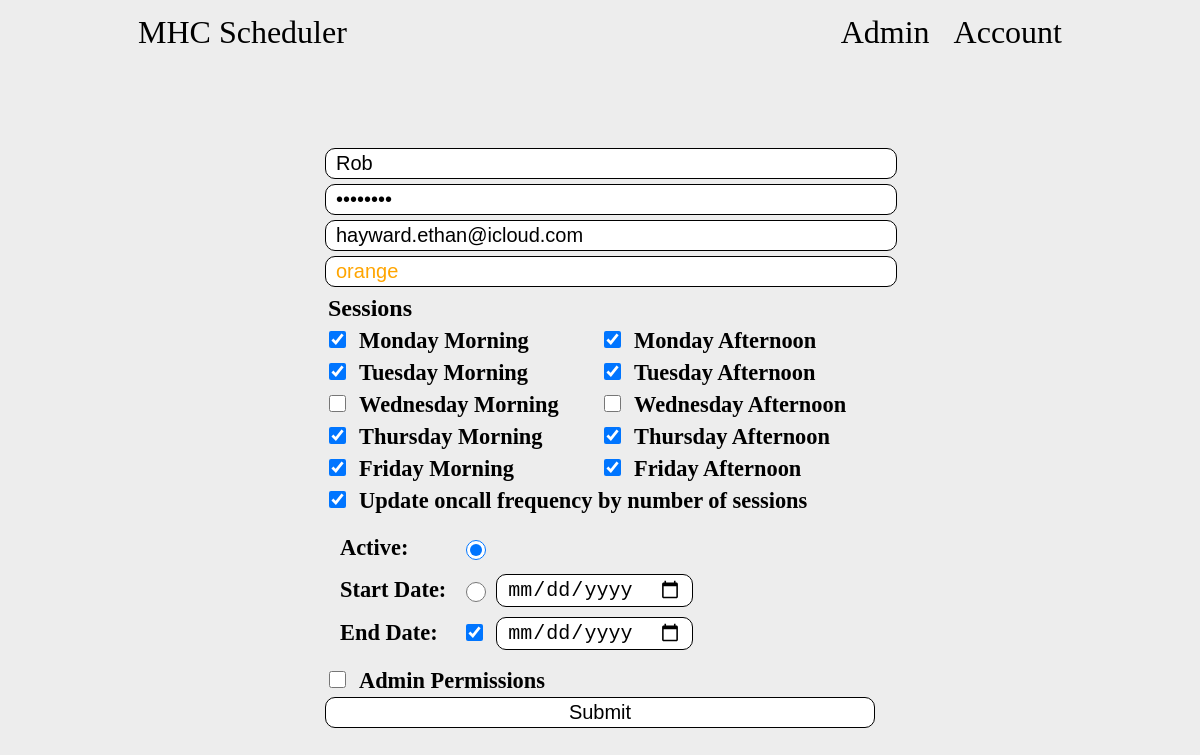
Screenshot of /editUser?id=3 with the database file from the repository.
### tables this page shows
CREATE TABLE people (id INTEGER NOT NULL, name varchar(255) NOT NULL, admin bool NOT NULL, diff int NOT NULL, password varchar(255), email varchar(255), sessions bit(10), weight INTEGER, end_diff int, color varchar(255), active BOOL, activate_date varchar(255), finish_date varchar(255), PRIMARY KEY (id));

### app.py (the view)
@app.route("/editUser", methods=['GET', 'POST'])
def editUser():
    con = sqlite3.connect("main.db")
    con.row_factory = sqlite3.Row
    cur = con.cursor()
    userData = request.form.to_dict()
    sessionData = request.form.get("sessions")
    if request.method == "POST":
        if not request.form.get("name") or not request.form.get("password") or not request.form.get("email") or not request.form.get("color"):
            attackDetails = "Thie could be someone trying to alter the client code to complete the update user form without filling all fields"
            personId = session['user_id']
            cur.execute("INSERT INTO suspicious (person_id, timestamp, type, details) VALUES (?, datetime(), 2, ?)", (personId, attackDetails))
            con.commit()
            cur.close()
            return render_template('editUser.html', user=userData, sessionData=sessionData, warn="Not all fields were filled")
        if not request.form.get("updateWeight") and not request.form.get("weight"):
            return render_template('editUser.html', user=userData, sessionData=sessionData, warn="Not all fields were filled")
        if not request.form.get("start"):
            return render_template('edituser.html', isNew="yes", user=userData, sessionData=sessionData, warn="Please select a start date")
        if not request.form.get("sessions"):
            return render_template('edituser.html', isNew="yes", user=userData, sessionData=sessionData, warn="Please select sessions")
        if not request.form.get("new") and request.form.get("id"):
            userId = request.form.get("id")
        elif not request.form.get("new") and not request.form.get("id"):
            cur.execute("SELECT * FROM people WHERE id = ?;", (person_id,))
            row = cur.fetchone()
            userData = dict(row)
            attackDetails = "Thie could be someone trying to alter the client code to complete the update user form without filling all fields"
            personId = session['user_id']
            cur.execute("INSERT INTO suspicious (person_id, timestamp, type, details) VALUES (?, datetime(), 2, ?)", (personId, attackDetails))
            con.commit()
            cur.close()
            return render_template('editUser.html', user=userData, sessionData=sessionData, warn="Not all fields were filled")
        name = request.form.get("name")
        password = request.form.get("password")
        email = request.form.get("email")
        sessions = request.form.getlist("sessions")
        color = request.form.get("color")
        start = request.form.get("start")
        weightAdd = 0
        admin = 0
        sessionsNumber = 0
        if not request.form.get("updateWeight"):
            weight = int(request.form.get("weight"))
        if request.form.get("updateWeight"):
            weight = 0
            weightAdd = 1
        if request.form.get("admin"):
            admin = 1
        if request.form.get("endDateCheck"):
            endDate = request.form.get("endDate")
        else:
            endDate = None
        if start == "date":
            active = 0
            startDate = request.form.get("startDate")
        else:
            active = 1
            startDate = None
        for i in range(len(sessions)):
            sessionsNumber += int(sessions[i])
            weight += weightAdd
        if request.form.get("new"): # Create new user
            con.row_factory = lambda cursor, row: row[0]
            listCur = con.cursor()
            listCur.execute("SELECT diff FROM people ORDER BY diff DESC LIMIT 1")
            highestDiff = listCur.fetchall()[0]
            listCur.execute("SELECT end_diff FROM people ORDER BY end_diff DESC LIMIT 1")
            highestEndDiff = listCur.fetchall()[0]
            cur.execute("INSERT INTO people (name, password, email, sessions, weight, admin, diff, end_diff, color, finish_date, active, activate_date, diff, end_diff) VALUES (?,?,?,?,?,?,0,0,?,?,?,?,?,?)", (name, password, email, sessionsNumber, weight, admin, color, endDate or None, active, startDate or None, highestDiff, highestEndDiff))
        else: # Edit user
            cur.execute("UPDATE people SET name = ?, password = ?, email = ?, sessions = ?, weight = ?, admin = ?, color = ?, finish_date = ?, active = ?, activate_date = ? WHERE id = ?", (name, password, email, sessionsNumber, weight, admin, color, endDate, active, startDate, userId))
        con.commit()
        con.close()
        return redirect("./account?users=1")
    else:
        person_id = request.args.get("id")
        if person_id: # Check if fields are filled
            person_id = int(person_id)
            userData = 0
            sessionData = 0
            if person_id != 0:
                cur.execute("SELECT * FROM people WHERE id = ?;", (person_id,))
                row = cur.fetchone()
                userData = dict(row)
                con.close()
                sessionsNumber = userData['sessions']
                sessionData = {}
                daysValues = {"fa": 512, "fm": 256, "tha": 128, "thm": 64, "wa": 32, "wm": 16, "ta": 8, "tm": 4, "ma": 2, "mm": 1}
                if sessionsNumber:
                    for key in daysValues.keys():
                        if sessionsNumber >= daysValues[key]:
                            sessionsNumber -= daysValues[key]
                            sessionData[key] = "Checked"
                        else:
                            sessionData[key] = ""
            return render_template('editUser.html', user=userData, sessionData=sessionData)
        else:
            return redirect("./account")

### app.py (called while the page is built)
@app.after_request
def add_header(response):
    response.headers["Cache-Control"] = "no-store, no-cache, must-revalidate, post-check=0, pre-check=0, max-age=0"
    response.headers["Pragma"] = "no-cache"
    response.headers["Expires"] = "0"
    return response

### templates/editUser.html (shortened to what this page needs)
{% extends "base.html" %}
{% block body %}
<nav>
    <a href="./">MHC Scheduler</a>
    <div>
        <a href="./account">Admin</a>
        <a href="./signin">Account</a>
    </div>
</nav>
<main class="editUser">
    {% if user == 0 %}
    <form action="./editUser?id=0" method="post" class="editUser">
        <p style="color:red; text-align: center; font-size: 1.5rem;">{{ warn }}</p>
        <input type="hidden" name="new" value="1">
        <input required autocomplete="off" type="text" name="name" placeholder="Name">
        <input required autocomplete="off" type="password" name="password" placeholder="Password"id="password">
        <input required autocomplete="off" type="email" name="email" placeholder="Email">
        <input required autocomplete="off" type="text" name="color" placeholder="HTML Color" id="colorInput">
        <h3>Sessions</h3>
        <div class="sessions">
            <div>
                <input type="checkbox" name="sessions" value="1" id="mm"><label for="mm">Monday Morning</label><br>
                <input type="checkbox" name="sessions" value="4" id="tm"><label for="tm">Tuesday Morning</label><br>
                <input type="checkbox" name="sessions" value="16" id="wm"><label for="wm">Wednesday Morning</label><br>
                <input type="checkbox" name="sessions" value="64" id="thm"><label for="thm">Thursday Morning</label><br>
                <input type="checkbox" name="sessions" value="256" id="fm"><label for="fm">Friday Morning</label><br>
            </div>
            <div>
                <input type="checkbox" name="sessions" value="2" id="ma"><label for="ma">Monday Afternoon</label><br>
                <input type="checkbox" name="sessions" value="8" id="ta"><label for="ta">Tuesday Afternoon</label><br>
                <input type="checkbox" name="sessions" value="32" id="wa"><label for="wa">Wednesday Afternoon</label><br>
                <input type="checkbox" name="sessions" value="128" id="tha"><label for="tha">Thursday Afternoon</label><br>
                <input type="checkbox" name="sessions" value="512" id="fa"><label for="fa">Friday Afternoon</label>
            </div>
        </div>
        <span><input checked onclick="frequencyVisibility()" type="checkbox" name="updateWeight" id="weight"><label for="weight">Set oncall frequency by number of sessions</label></span>
        <input style="display: none;" autocomplete="off" type="number" name="weight" min="0" max="10" step="1" placeholder="Oncall Weight (1-10)" value="0">
        <table class="dates">
            <tr>
                <td><label for="active">Active: </label></td>
                <td><input checked type="radio" name="start" value="now" id="active"></td>
                <td></td>
            </tr>
            <tr>
                <td><label for="startDateCheck">Start Date: </label></td>
                <td><input type="radio" name="start" id="startDateCheck"></td>
                <td><input type="date" name="startDate" id="DatePicker"></td>
            </tr>
            <tr>
                <td><label for="endDateCheck">End Date: </label></td>
                <td><input checked type="checkbox" name="endDateCheck" id="endDateCheck"></td>
                <td><input type="date" name="endDate" id="endDatePicker"></td>
            </tr>
        </table>
        <span><input type="checkbox" name="admin" id="admin"><label for="admin">Admin Permissions</label></span>
        <input type="submit" value="Submit">
    {% else %}
    <form action="./editUser?id={{ user['id'] }}" method="post" class="editUser">
        <input required autocomplete="off" type="text" name="name" placeholder="Name" value="{{ user['name'] }}">
        <input required autocomplete="off" type="password" name="password" placeholder="Password" value="{{ user['password'] }}" id="password">
        <input required autocomplete="off" type="email" name="email" placeholder="Email" value="{{ user['email'] }}">
        <input required autocomplete="off" type="text" name="color" placeholder="HTML Color" value="{{ user['color'] }}" id="colorInput">
        <h3>Sessions</h3>
        <div class="sessions">
            <div>
                <input {{ sessionData['mm'] }} type="checkbox" name="sessions" value="1" id="mm"><label for="mm">Monday Morning</label><br>
                <input {{ sessionData['tm'] }} type="checkbox" name="sessions" value="4" id="tm"><label for="tm">Tuesday Morning</label><br>
                <input {{ sessionData['wm'] }} type="checkbox" name="sessions" value="16" id="wm"><label for="wm">Wednesday Morning</label><br>
                <input {{ sessionData['thm'] }} type="checkbox" name="sessions" value="64" id="thm"><label for="thm">Thursday Morning</label><br>
                <input {{ sessionData['fm'] }} type="checkbox" name="sessions" value="256" id="fm"><label for="fm">Friday Morning</label><br>
            </div>
            <div>
                <input {{ sessionData['ma'] }} type="checkbox" name="sessions" value="2" id="ma"><label for="ma">Monday Afternoon</label><br>
                <input {{ sessionData['ta'] }} type="checkbox" name="sessions" value="8" id="ta"><label for="ta">Tuesday Afternoon</label><br>
                <input {{ sessionData['wa'] }} type="checkbox" name="sessions" value="32" id="wa"><label for="wa">Wednesday Afternoon</label><br>
                <input {{ sessionData['tha'] }} type="checkbox" name="sessions" value="128" id="tha"><label for="tha">Thursday Afternoon</label><br>
                <input {{ sessionData['fa'] }} type="checkbox" name="sessions" value="512" id="fa"><label for="fa">Friday Afternoon</label>
            </div>
        </div>
        <span><input checked onclick="frequencyVisibility();" type="checkbox" name="updateWeight" id="weight"><label for="weight">Update oncall frequency by number of sessions</label></span>
        <table class="dates">
            <tr>
                <td><label for="active">Active: </label></td>
                <td><input checked type="radio" name="start" value="now" id="active"></td>
                <td></td>
            </tr>
            <tr>
                <td><label for="startDateCheck">Start Date: </label></td>
                <td><input type="radio" name="start" id="startDateCheck"></td>
                <td><input type="date" name="startDate" id="DatePicker"></td>
            </tr>
            <tr>
                <td><label for="endDateCheck">End Date: </label></td>
                <td><input checked type="checkbox" name="endDateCheck" id="endDateCheck"></td>
                <td><input type="date" name="endDate" id="endDatePicker"></td>
            </tr>
        </table>
        {% if user['admin'] == 1 %}
        <span><input checked type="checkbox" name="admin" id="admin"><label for="admin">Admin Permissions</label></span>
        {% else %}
        <span><input type="checkbox" name="admin" id="admin"><label for="admin">Admin Permissions</label></span>
        {% endif %}
        <input type="submit" value="Submit">
    </form>
    {% endif %}
</main>
{% endblock %}

### static/main.css (style rules this page uses)
body { background-color: rgb(237, 237, 237); padding: 0 10%; font-family:'Times New Roman', Times, serif; }
main.editUser { display: flex; flex-direction: column; align-items: center; height: 90vh; }
form.editUser { display: flex; flex-direction: column; align-items: start; width: 550px; margin: auto; }
form.editUser input[type='text'], form.editUser input[type='password'], form.editUser input[type='email'], form.editUser input[type='number'], form.editUser input[type='submit'] { width: 100%; }
table.dates { display: table; table-layout: auto; width: auto; }
table.dates, table.dates td { border: none; }
table.dates td { width: auto; white-space: nowrap; }
table.dates td input[type='radio'] { height: 20px; width: 20px; vertical-align: middle; }
.sessions { display: flex; flex-direction: row; align-items: center; width: 100%; }
.sessions div { flex: 1; }
nav { color: black; display: flex; flex-direction: row; justify-content: space-between; align-items: center; height: 6vh; }
.print, nav a { color: black; text-decoration: none; padding: 10px; font-size: 2rem; border-radius: 10px; }
label, select, input, button, form a { display: inline-block; font-size: 1.25rem; padding: 3px 10px; border-radius: 10px; }
label { font-weight: bold; font-size: 1.4rem; }
select, input, button, form a { background-color: white; border: 1px solid black; }
form { margin: 10px 0 20px 0; }
form input[type='checkbox'] { height: 17px; width: 17px; }
form input { margin-bottom: 5px; }
form h3 { font-size: 1.5rem; margin: 3px; }
table { width: 100%; margin: 10px 0; }
th, td { padding: 5px; font-size: 1.55rem; }
table, th, td { border: 1px solid black; border-collapse: collapse; }
table input, table form { margin: 0; }
.editUser { display: flex; justify-content: center; align-items: center; }

### static/print.css (style rules this page uses)
nav, a { display: none; }

### rows the page displays
people: name "Rob", email "hayward.ethan@icloud.com", color "orange"
